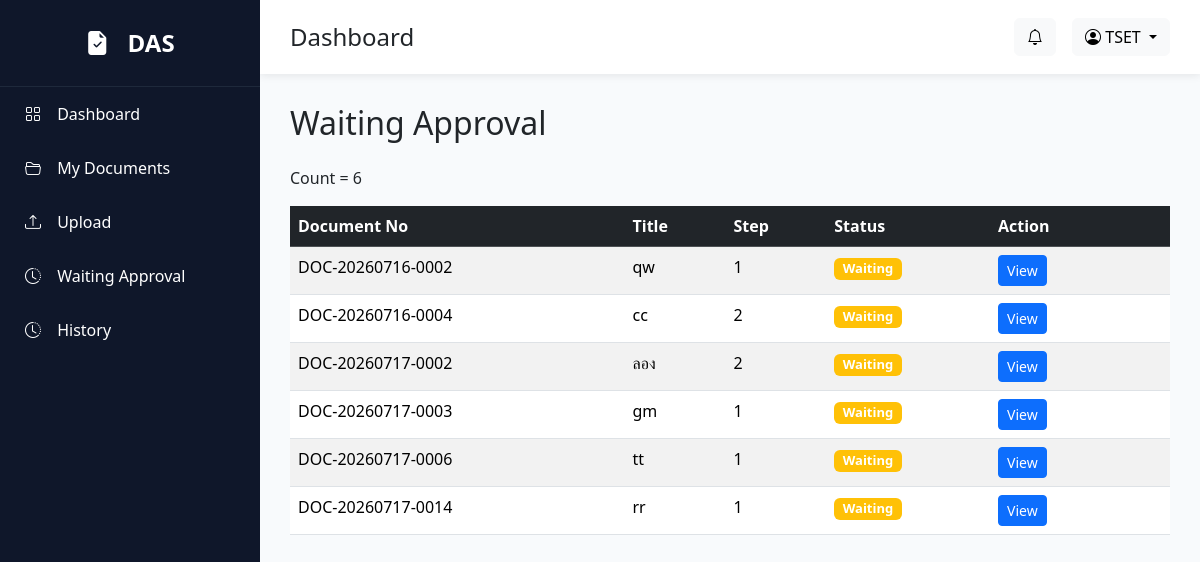
The page /documents/waiting (signed in) on the database as committed earlier.
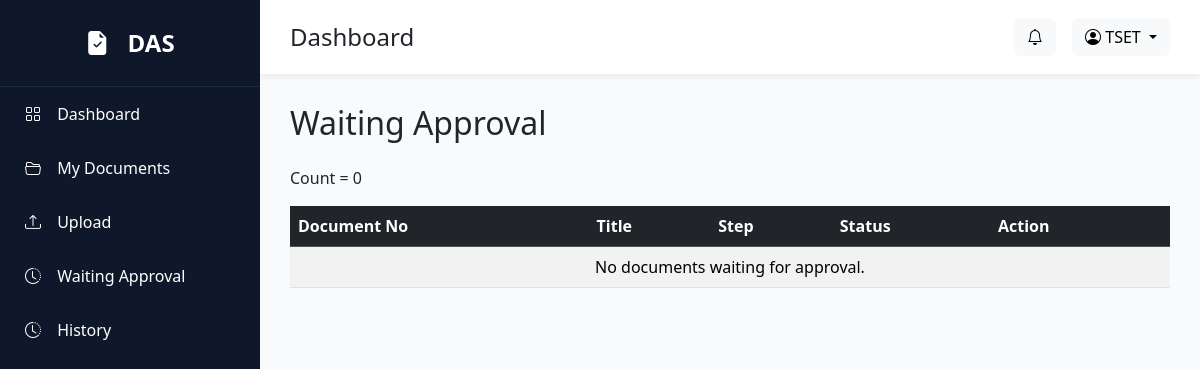
The same page on the database as committed later.
### models/approval_step.py (models this page shows)
class ApprovalStep(db.Model):
    __tablename__ = "approval_steps"
    id = db.Column(db.Integer, primary_key=True)
    document_id = db.Column(
        db.Integer,
        db.ForeignKey("documents.id"),
        nullable=False
    )
    approver_id = db.Column(
        db.Integer,
        db.ForeignKey("users.id"),
        nullable=False
    )
    sequence = db.Column(
        db.Integer,
        nullable=False
    )
    status = db.Column(
        db.String(20),
        default="Pending"
    )
    approved_at = db.Column(
        db.DateTime
    )
    comment = db.Column(
        db.Text
    )
    created_at = db.Column(
        db.DateTime,
        default=datetime.utcnow
    )

### models/document.py (models this page shows)
class Document(db.Model):
    __tablename__ = "documents"
    id = db.Column(db.Integer, primary_key=True)
    document_no = db.Column(db.String(30), unique=True, nullable=False)
    title = db.Column(db.String(255), nullable=False)
    document_type = db.Column(db.String(100), nullable=False)
    description = db.Column(db.Text)
    file_name = db.Column(db.String(255))
    status = db.Column(db.String(50), default="Waiting Manager")
    created_by = db.Column(db.String(20))
    current_approver = db.Column(db.String(20))
    created_at = db.Column(
        db.DateTime,
        default=lambda: datetime.utcnow() + timedelta(hours=7)
    )
    approval_steps = db.relationship(
        "ApprovalStep",
        backref="document",
        lazy=True,
        cascade="all, delete-orphan",
        order_by="ApprovalStep.sequence"
    )

### routes/document.py (the view)
@document_bp.route("/documents/waiting")
@login_required
def waiting_documents():
    waiting_steps = (
        ApprovalStep.query
        .filter_by(
            approver_id=current_user.id,
            status="Waiting"
        )
        .all()
    )
    print("================================")
    print("Current User ID :", current_user.id)
    print("Waiting Count :", len(waiting_steps))
    for step in waiting_steps:
        print(step.document_id, step.approver_id, step.status)
    print("================================")
    return render_template(
        "documents/waiting.html",
        waiting_steps=waiting_steps
    )

### app.py (called while the page is built)
@login_manager.user_loader
def load_user(user_id):
    return User.query.get(int(user_id))

### templates/documents/waiting.html
{% extends "layout/base.html" %}
{% block content %}
<h2 class="mb-4">Waiting Approval</h2>
<p>Count = {{ waiting_steps|length }}</p>
<table class="table table-striped">
    <thead class="table-dark">
        <tr>
            <th>Document No</th>
            <th>Title</th>
            <th>Step</th>
            <th>Status</th>
            <th width="180">Action</th>
        </tr>
    </thead>
    <tbody>
        {% for step in waiting_steps %}
        <tr>
            <td>{{ step.document.document_no }}</td>
            <td>{{ step.document.title }}</td>
            <td>{{ step.sequence }}</td>
            <td>
                <span class="badge bg-warning">
                    {{ step.status }}
                </span>
            </td>
            <td>
                <a href="/documents/{{ step.document.id }}" class="btn btn-primary btn-sm">
                    View
                </a>
            </td>
        </tr>
        {% else %}
        <tr>
            <td colspan="5" class="text-center">
                No documents waiting for approval.
            </td>
        </tr>
        {% endfor %}
    </tbody>
</table>
{% endblock %}

Rows that differ between the two databases and show on the page:
no longer on this page (row edited): ApprovalStep: document.document_no "DOC-20260716-0002", document "qw", sequence "1", status "Waiting"
no longer on this page (row edited): ApprovalStep: document.document_no "DOC-20260716-0004", document "cc", sequence "2", status "Waiting"
no longer on this page (row edited): ApprovalStep: document.document_no "DOC-20260717-0002", document "ลอง", sequence "2", status "Waiting"
no longer on this page (row edited): ApprovalStep: document.document_no "DOC-20260717-0003", document "gm", sequence "1", status "Waiting"
no longer on this page (row edited): ApprovalStep: document.document_no "DOC-20260717-0006", document "tt", sequence "1", status "Waiting"
no longer on this page (row edited): ApprovalStep: document.document_no "DOC-20260717-0014", document "rr", sequence "1", status "Waiting"
Other text that changed with them:
{{ waiting_steps|length }}: "6" → "0"
text now shown: "No documents waiting for approval."
